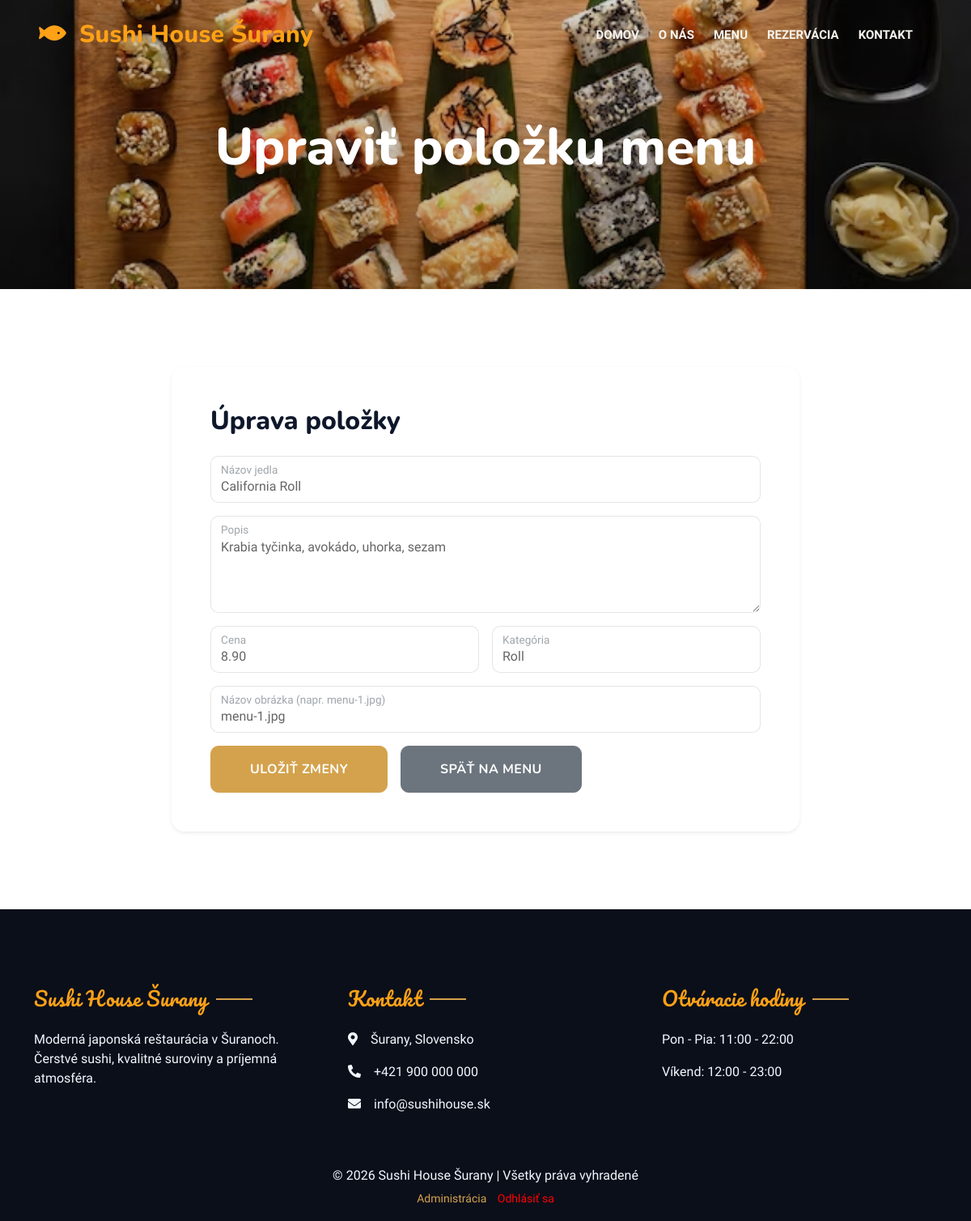
/edit-menu-item.php?id=1 (signed in), run on the app's committed database.
### tables this page shows
CREATE TABLE `menu_items` (
  `id` int(11) NOT NULL,
  `name` varchar(255) NOT NULL,
  `description` text NOT NULL,
  `price` decimal(10,2) NOT NULL,
  `image` varchar(255) DEFAULT NULL,
  `category` varchar(100) DEFAULT NULL,
  `created_at` timestamp NOT NULL DEFAULT current_timestamp()
);

### classes/MenuItem.php (called while the page is built, shortened)
<?php
require_once 'Database.php';
class MenuItem
{
    private PDO $connection;
    public function __construct()
    {
        $database = new Database();
        $this->connection = $database->connect();
    }
    public function getById(int $id): array|false
    {
        $sql = "SELECT * FROM menu_items WHERE id = :id";
        $statement = $this->connection->prepare($sql);
        $statement->execute([':id' => $id]);
        return $statement->fetch();
    }
}

### classes/Database.php (called while the page is built)
<?php
class Database
{
    private string $host = '127.0.0.1';
    private string $dbName = 'sushi_house';
    private string $username = 'root';
    private string $password = '';
    private ?PDO $connection = null;
    public function connect(): PDO
    {
        if ($this->connection === null) {
            $dsn = "mysql:host={$this->host};dbname={$this->dbName};charset=utf8mb4";
            $this->connection = new PDO($dsn, $this->username, $this->password);
            $this->connection->setAttribute(PDO::ATTR_ERRMODE, PDO::ERRMODE_EXCEPTION);
            $this->connection->setAttribute(PDO::ATTR_DEFAULT_FETCH_MODE, PDO::FETCH_ASSOC);
        }
        return $this->connection;
    }
}

### edit-menu-item.php (the view, shortened to what this page needs)
<?php
require_once 'classes/MenuItem.php';
$menuItem = new MenuItem();
$id = (int)$_GET['id'];
$item = $menuItem->getById($id);
$name = $item['name'];
$description = $item['description'];
$price = $item['price'];
$image = $item['image'];
$category = $item['category'];
require 'partials/header.php';
?>
<div class="container-xxl py-5 bg-dark hero-header mb-5">
    <div class="container text-center my-5 pt-5 pb-4">
        <h1 class="display-3 text-white mb-3">Upraviť položku menu</h1>
    </div>
</div>
<div class="container-xxl py-5">
    <div class="container" style="max-width: 800px;">
        <div class="bg-white rounded p-5 shadow-sm">
            <h2 class="mb-4">Úprava položky</h2>
            <form method="POST">
                <div class="row g-3">
                    <div class="col-12">
                        <div class="form-floating">
                            <input type="text" class="form-control" id="name" name="name"
                                   value="<?php echo htmlspecialchars($name); ?>">
                            <label for="name">Názov jedla</label>
                        </div>
                    </div>
                    <div class="col-12">
                        <div class="form-floating">
                            <textarea class="form-control" id="description" name="description"
                                      style="height: 120px"><?php echo htmlspecialchars($description); ?></textarea>
                            <label for="description">Popis</label>
                        </div>
                    </div>
                    <div class="col-md-6">
                        <div class="form-floating">
                            <input type="text" class="form-control" id="price" name="price"
                                   value="<?php echo htmlspecialchars((string)$price); ?>">
                            <label for="price">Cena</label>
                        </div>
                    </div>
                    <div class="col-md-6">
                        <div class="form-floating">
                            <input type="text" class="form-control" id="category" name="category"
                                   value="<?php echo htmlspecialchars($category); ?>">
                            <label for="category">Kategória</label>
                        </div>
                    </div>
                    <div class="col-12">
                        <div class="form-floating">
                            <input type="text" class="form-control" id="image" name="image"
                                   value="<?php echo htmlspecialchars($image); ?>">
                            <label for="image">Názov obrázka (napr. menu-1.jpg)</label>
                        </div>
                    </div>
                    <div class="col-12 d-flex gap-3">
                        <button class="btn btn-primary py-3 px-5" type="submit">
                            Uložiť zmeny
                        </button>
                        <a href="menu.php" class="btn btn-secondary py-3 px-5">
                            Späť na menu
                        </a>
                    </div>
                </div>
            </form>
        </div>
    </div>
</div>
<?php require 'partials/footer.php'; ?>

### css/style.css (style rules this page uses)
:root { --primary: #d4a24c; --light: #F8F5EF; --dark: #0B0F1A; --dark-soft: #141A29; --text-muted: #B8C1D1; --white: #FFFFFF; }
body { font-family: 'Heebo', sans-serif; background-color: #fcfbf8; color: #222; }
.btn { font-family: 'Nunito', sans-serif; font-weight: 700; text-transform: uppercase; letter-spacing: .4px; transition: .3s; border-radius: 10px; padding-top: 12px; padding-bottom: 12px; }
.btn.btn-primary, .btn.btn-secondary { color: #FFFFFF; }
.btn-primary { background: var(--primary); border-color: var(--primary); }
.hero-header { background: linear-gradient(rgba(0,0,0,.15), rgba(0,0,0,.25)), url("../img/sushi.jpg"); background-size: cover; background-position: center; }
.form-control, .form-select { border-radius: 10px; min-height: 58px; box-shadow: none !important; border: 1px solid rgba(0, 0, 0, .1); }
.form-floating > label { color: #6c757d; }
.rounded { border-radius: 16px !important; }
.container-xxl.py-5 { position: relative; }

### data on the page
menu_items: name "California Roll", description "Krabia tyčinka, avokádo, uhorka, sezam", price "8.90", category "Roll", image "menu-1.jpg"
